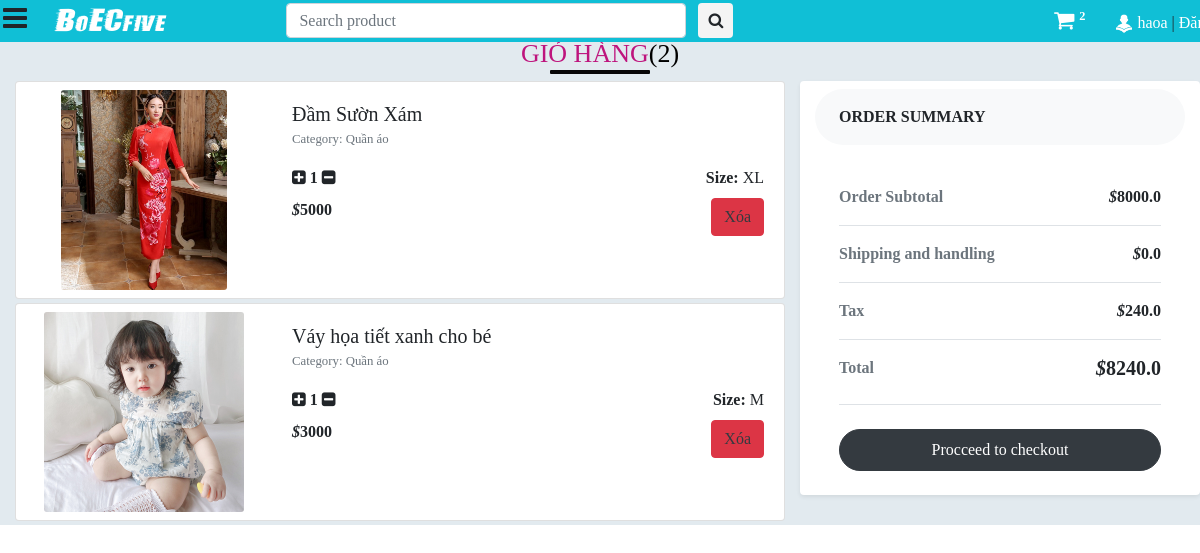
/cart/ (signed in), run on the app's committed database.
### main/models.py (models this page shows, shortened)
class UserDetail(models.Model):
	SEX_CHOICES = (("Male",'Male'),("Female",'Female'),("Other",'Other'))
	STATE_CHOICES = (
		("Andaman & Nicobar Islands",'Andaman & Nicobar Islands'),
		("Andhra Pradesh",'Andhra Pradesh'),
		("Arunachal Pradesh",'Arunachal Pradesh'),
		("Assam",'Assam'),
		("Bihar",'Bihar'),
		("Chandigarh",'Chandigarh'),
		("Chhattisgarh",'Chhattisgarh'),
		("Dadra & Nagar Haveli",'Dadra & Nagar Haveli'),
		("Daman and Diu",'Daman and Diu'),
		("Delhi",'Delhi'),
		("Goa",'Goa'),
		("Gujarat",'Gujarat'),
		("Haryana",'Haryana'),
		("Himachal Pradesh",'Himachal Pradesh'),
		("Jammu & Kashmir",'Jammu & Kashmir'),
		("Jharkhand",'Jharkhand'),
		("Karnataka",'Karnataka'),
		("Kerala",'Kerala'),
		("Lakshadweep",'Lakshadweep'),
		("Madhya Pradesh",'Madhya Pradesh'),
		("Maharashtra",'Maharashtra'),
		("Manipur",'Manipur'),
		("Meghalaya",'Meghalaya'),
		("Mizoram",'Mizoram'),
		("Nagaland",'Nagaland'),
		("Odisha",'Odisha'),
		("Puducherry",'Puducherry'),
		("Punjab",'Punjab'),
		("Rajasthan",'Rajasthan'),
		("Sikkim",'Sikkim'),
		("Tamil Nadu",'Tamil Nadu'),
		("Telangana",'Telangana'),
		("Tripura",'Tripura'),
		("Uttarakhand",'Uttarakhand'),
		("Uttar Pradesh",'Uttar Pradesh'),
		("West Bengal",'West Bengal'),
		)
	user = models.OneToOneField(User, on_delete=models.CASCADE,primary_key=True)
	dob = models.DateField(null = True)
	photo = models.ImageField(default='default.png',upload_to='user_photos')
	mobile = models.CharField(max_length=10,null=True)
	alternate_mobile = models.CharField(max_length=10,null=True,blank=True)
	address = models.TextField()
	pincode = models.CharField(max_length=6, null=True)
	landmark = models.CharField(max_length=500, null=True, blank=True)
	locality = models.CharField(max_length=100, null=True, blank=True)
	city = models.CharField(max_length=100, null=True, blank=True)
	state = models.CharField(max_length=50,choices=STATE_CHOICES, null=True)
	sex = models.CharField(max_length=6,choices=SEX_CHOICES, null=True)

class Cart(models.Model):
	user = models.ForeignKey(User, on_delete=models.CASCADE)
	product_id = models.CharField(max_length=100)
	product_size = models.CharField(max_length=20,default='',null=True)
	number = models.PositiveIntegerField(default=0)

### saler/models.py (models this page shows, shortened)
class Product(models.Model):
	GST_CHOICES = (("0",'0'),("3",'3'),("5",'5'),("12",'12'),("18",'18'),("28",'28'))
	product_id = models.BigAutoField(primary_key=True)
	product_id2 = models.CharField(max_length=100,default='')
	shop = models.ForeignKey(User, on_delete=models.CASCADE,default='')
	product_name = models.CharField(max_length=100)
	category = models.ForeignKey(category, default="", verbose_name="Category", on_delete=models.SET_DEFAULT, null=True)
	subcategory = models.CharField(max_length=50, default="")
	price = models.IntegerField(default=0)
	price_not = models.IntegerField(default=999)
	desc = models.TextField()
	gst = models.CharField(default='0',max_length=3,choices=GST_CHOICES)
	pub_date = models.DateField(auto_now=True)
	image1 = models.ImageField(upload_to='products/images', default="",null=True)
	image2 = models.ImageField(upload_to='products/images', default="",null=True,blank=True)
	image3 = models.ImageField(upload_to='products/images', default="",null=True,blank=True)
	image4 = models.ImageField(upload_to='products/images', default="",null=True,blank=True)
	image5 = models.ImageField(upload_to='products/images', default="",null=True,blank=True)

class category(models.Model):
	name = models.CharField(max_length=50, default="")
	sub_Categories  = models.TextField(default="")
	def __str__(self):
		return f'{self.name}'

### main/views.py (the view)
# urls.py: path('cart/', views.cart, name="main_cart"),
@login_required
def cart(request):
	if request.user.is_authenticated:
		allProds = []
		subtotal = 0.0
		delev = 0.0
		tax = 0.0
		cart_prods = [p for p in Cart.objects.all() if p.user == request.user]
		for p in cart_prods:
			tempTotal = p.number * Product.objects.filter(product_id=p.product_id)[0].price
			subtotal += tempTotal
			tax += tempTotal*int(Product.objects.filter(product_id=p.product_id).first().gst)/100
		for cprod in cart_prods:
			prod = Product.objects.filter(product_id=cprod.product_id)[0]
			allProds.append([cprod, prod])
		params = {
					'allProds':allProds,
					'cart_element_no' : len([p for p in Cart.objects.all() if p.user == request.user]),
					'total':subtotal+tax+delev,
					'subtotal':subtotal,
					'tax':tax,
					'delev':delev,
					'category':category.objects.all(),
				}
		return render(request,'main/cart.html', params)

### main/templatetags/app_tags.py (called while the page is built)
@register.filter(name='split')
def split(str, key):
    return str.split(key)

### main/templates/main/cart.html (shortened to what this page needs)
{% extends 'main/base.html' %}
{% load static %}
{% block main_body %}
<div class="container-fluid" style="background-color: #e2eaef">
  <h2><b>Giỏ hàng</b>({{cart_element_no}})</h2>
  <div class="row">
    <div class="col-md-8  mt-1" style="overflow-y: scroll; max-height: 100%">
      <div class="table-responsive">
        {% for cprod, prod in allProds %}
        <div class="card mb-1">
          <div class="row no-gutters">
            <div class="col-md-4 p-2" style="text-align: center;">
              <img src="{{prod.image1.url}}" class="card-img" alt="..."
                style="max-height: 200px; width: auto; max-width: 100%">
            </div>
            <div class="col-md-8">
              <div class="card-body">
                <h5 class="card-title mb-0"  >{{prod.product_name}}</h5>
                <p class="card-text"><small class="text-muted">Category: {{prod.category}}</small></p>
                <div class="">
                  <div style="float: left;">
                    <p class="card-text"><i class="fa fa-plus-square plus_prod" product_id={{cprod.id}}
                        aria-hidden="true"></i> <strong>{{cprod.number}}</strong> <i
                        class="fa fa-minus-square minus_prod" aria-hidden="true" product_id={{cprod.id}}></i></p>
                  </div>
                  <div style="float: right;">
                    <p class="card-text"><strong>Size: </strong>
                      {{cprod.product_size}}
                    </p>
                  </div>
                </div>
                <br>
                <div class="mt-2 pb-1">
                  <div style="float: left;">
                    <p class="card-text"><strong><i>$</i>{{prod.price}}</strong></p>
                  </div>
                  <div style="float: right;">
                    <a class="btn btn-danger text-dark delete" product_id={{cprod.id}}
                      style="float: right; color: rgb(255, 255, 255);">Xóa</a>
                  </div>
                </div>
              </div>
            </div>
          </div>
        </div>
        {% endfor %}
      </div>
    </div>
    <div class="col-lg-4 bg-white rounded shadow-sm mt-1" style="height: 100%">
      <div class="bg-light rounded-pill px-4 py-3 text-uppercase font-weight-bold mt-2">Order summary
      </div>
      <div class="p-4">
        <ul class="list-unstyled mb-4">
          <li class="d-flex justify-content-between py-3 border-bottom"><strong class="text-muted">Order Subtotal
            </strong><strong id="subtotal"><i>$</i>{{subtotal}}</strong></li>
          <li class="d-flex justify-content-between py-3 border-bottom"><strong class="text-muted">Shipping and
              handling</strong><strong id="delev"><i>$</i>{{delev}}</strong></li>
          <li class="d-flex justify-content-between py-3 border-bottom"><strong class="text-muted">Tax</strong><strong
              id="tax"><i>$</i>{{tax}}</strong></li>
          <li class="d-flex justify-content-between py-3 border-bottom"><strong class="text-muted">Total</strong>
            <h5 class="font-weight-bold" id="total"><i>$</i>{{total}}</h5>
          </li>
        </ul><a href="{% url 'main_checkout' %}" class="btn btn-dark rounded-pill py-2 btn-block">Procceed to
          checkout</a>
      </div>
    </div>
  </div>
</div>
{% endblock main_body %}

### main/templates/main/base.html (shortened to what this page needs)
<!DOCTYPE html>
<html>
<head>
	{% load static %}
	{% load app_tags %}
	<link href="{% static 'main/css/bootstrap.min.css' %}" rel="stylesheet" type="text/css" media="all" />
	<link href="{% static 'main/css/style.css' %}" rel="stylesheet" type="text/css" media="all" />
	<link href="{% static 'saler/font-awesome/css/font-awesome.min.css' %}" rel="stylesheet">
</head>
<body>
	<nav class="main_nav" id="main_nav">
		<div class="container">
			<div class="nav_links">
				<a href="{% url 'home' %}" class="logo">BoECfive</i></a>
				<form class="form-inline my-2 my-lg-0 serch" action="/search">
					<input class="form-control mr-sm-2" type="search" placeholder="Search product" aria-label="Search"
						name="query">
					<button class="btn" type="submit" style="margin: 0;"><i class="fa fa-search"
							aria-hidden="true"></i></button>
				</form>
			</div>
			<div class="user_links pt-1">
				<a href="{% url 'main_cart' %}" style="font-size: 22px; color: #fff; margin-right: 20px;"><i
						class="fa fa-shopping-cart" aria-hidden="true"></i><sup><span class="badge"
							id="cart_no">{{cart_element_no}}</span></sup></a>
				{% if request.user.is_authenticated %}
				<a href="##" data-container="body" data-toggle="popover" data-placement="bottom" data-trigger="focus"
					data-html="true"
					data-content="<a href='{% url 'myorders' %}'>My Order</a><br><a href='{% url 'account_settings' %}'>Account Settings</a>"><img
						src="{{request.user.userdetail.photo.url}}"
						style="height: 20px; width: 20px; border-radius: 10px; margin-right: 3px;">{{request.user.first_name}}</a>&nbsp;|
				<a href="{% url 'logout' %}">Đăng xuất</a>
				{% else %}
				<a href="{% url 'login' %}">Đăng nhập</a>&nbsp;|
				<a href="{% url 'signup' %}">Đăng ký</a>&nbsp;|
				<a href="{% url 'seller_signup' %}">Người bán</a>
				{% endif %}
			</div>
		</div>
	</nav>
	<a class="menu_bar"><i class="fa fa-bars" aria-hidden="true"></i></a>
	<main class="" id="menu_close" }>
		{% block main_body %}
		{% endblock main_body %}
	</main>
</body>
</html>

### main/static/main/css/style.css (style rules this page uses)
body { font-family: cursive; }
body a { text-decoration:none; transition:0.5s all; -webkit-transition:0.5s all; -moz-transition:0.5s all; -o-transition:0.5s all; -ms-transition:0.5s all; }
.menu_bar { position: fixed; top: -2px; left: 3px; z-index: 99; color: #fff; font-size: 28px; }
main { transition: all 300ms linear; padding-top: 38px; }
.main_nav input { height: 35px; }
.main_nav button { background-color: #f4f4f4; height: 35px; padding: 0 9px 0 9px; }
.main_nav { height: 42px; width: 100%; position: fixed; background-color: rgb(16, 191,214); z-index: 99; }
.main_nav .serch { display: inline; float: right; padding: 3px 0 0 120px; }
.main_nav .serch input { width: 400px; }
.main_nav .nav_links { float: left; margin-left: 10px; }
.main_nav .nav_links .logo { font-size: 28px; font-family: stormextrabold; color: #fff; }
.main_nav .nav_links a { font-family: cursive; color: #fff; }
.main_nav .user_links { float: right; margin-right: -90px; }
.main_nav .user_links a { font-family: cursive; color: #fff; }

### main/templates/main/cart.html (style rules this page uses)
h2 { color: #000; font-size: 26px; font-weight: 300; text-align: center; text-transform: uppercase; position: relative; }
h2 b { color: #be147d; }
h2::after { content: ""; width: 100px; position: absolute; margin: 0 auto; height: 4px; border-radius: 1px; background: #070707; left: 0; right: 0; bottom: -5px; }

### data on the page
Cart: image1 (picture), product_name "Đầm Sườn Xám", category "Quần áo", number "1", product_size "XL", price "5000"
Cart: image1 (picture), product_name "Váy họa tiết xanh cho bé", category "Quần áo", number "1", product_size "M", price "3000"

### other printed values
{{ cart_element_no }} "2"
{{ request.user.first_name }} "haoa"
{{ subtotal }} "8000.0"
{{ delev }} "0.0"
{{ tax }} "240.0"
{{ total }} "8240.0"
